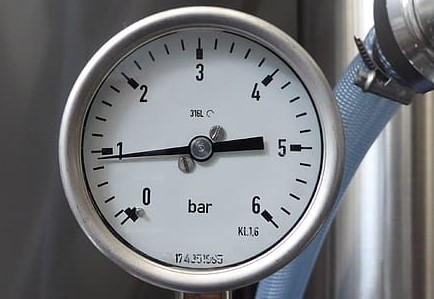
#> input picture gauge-9.jpg, 434 x 299 px
$ python analog_gauge_reader_jnano.py
#> lines starting #> are read from the running program, lines starting #| are printed output that depends on the picture; after the words box and inside, x2 and y2 are one past the last pixel; in counts of white or black regions, pixels touching at a corner belong together; long printed decimals are rounded
from datetime import datetime
import pymssql


import cv2
import numpy as np


def avg_circles(circles, b):
    avg_x=0
    avg_y=0
    avg_r=0
    for i in range(b):
        avg_x = avg_x + circles[0][i][0]
        avg_y = avg_y + circles[0][i][1]
        avg_r = avg_r + circles[0][i][2]
    avg_x = int(avg_x/(b))
    avg_y = int(avg_y/(b))
    avg_r = int(avg_r/(b))
    return avg_x, avg_y, avg_r

#function to average out detected circles

def dist_2_pts(x1, y1, x2, y2):
    return np.sqrt((x2 - x1)**2 + (y2 - y1)**2)

def calibrate_gauge(gauge_number, file_type):


    img = cv2.imread('gauge-%s.%s' %(gauge_number, file_type))
    height, width = img.shape[:2]
    gray = cv2.cvtColor(img, cv2.COLOR_BGR2GRAY)  #convert to grayscale

    circles = cv2.HoughCircles(gray, cv2.HOUGH_GRADIENT, 1, 20, np.array([]), 100, 50, int(height*0.35), int(height*0.48))
    # average found circles, found it to be more accurate than trying to tune HoughCircles parameters to get just the right one
    a, b, c = circles.shape
    x,y,r = avg_circles(circles, b)

    #draw center and circle
    cv2.circle(img, (x, y), r, (0, 0, 255), 3, cv2.LINE_AA)  # draw circle
    cv2.circle(img, (x, y), 2, (0, 255, 0), 3, cv2.LINE_AA)  # draw center of circle

    #for testing, output circles on image
    cv2.imwrite('gauge-%s-circles.%s' % (gauge_number, file_type), img)


    #for calibration, plot lines from center going out at every 10 degrees and add marker
    #for i from 0 to 36 (every 10 deg)

    '''
    goes through the motion of a circle and sets x and y values based on the set separation spacing.  Also adds text to each
    line.  These lines and text labels serve as the reference point for the user to enter
    NOTE: by default this approach sets 0/360 to be the +x axis (if the image has a cartesian grid in the middle), the addition
    (i+9) in the text offset rotates the labels by 90 degrees so 0/360 is at the bottom (-y in cartesian).  So this assumes the
    gauge is aligned in the image, but it can be adjusted by changing the value of 9 to something else.
    '''
    separation = 10.0 #in degrees
    interval = int(360 / separation)
    p1 = np.zeros((interval,2))  #set empty arrays
    p2 = np.zeros((interval,2))
    p_text = np.zeros((interval,2))
    for i in range(0,interval):
        for j in range(0,2):
            if (j%2==0):
                p1[i][j] = x + 0.9 * r * np.cos(separation * i * 3.14 / 180) #point for lines
            else:
                p1[i][j] = y + 0.9 * r * np.sin(separation * i * 3.14 / 180)
    text_offset_x = 10
    text_offset_y = 5
    for i in range(0, interval):
        for j in range(0, 2):
            if (j % 2 == 0):
                p2[i][j] = x + r * np.cos(separation * i * 3.14 / 180)
                p_text[i][j] = x - text_offset_x + 1.2 * r * np.cos((separation) * (i+9) * 3.14 / 180) #point for text labels, i+9 rotates the labels by 90 degrees
            else:
                p2[i][j] = y + r * np.sin(separation * i * 3.14 / 180)
                p_text[i][j] = y + text_offset_y + 1.2* r * np.sin((separation) * (i+9) * 3.14 / 180)  # point for text labels, i+9 rotates the labels by 90 degrees

    #add the lines and labels to the image
    for i in range(0,interval):
        cv2.line(img, (int(p1[i][0]), int(p1[i][1])), (int(p2[i][0]), int(p2[i][1])),(0, 255, 0), 2)
        cv2.putText(img, '%s' %(int(i*separation)), (int(p_text[i][0]), int(p_text[i][1])), cv2.FONT_HERSHEY_SIMPLEX, 0.3,(0,0,0),1,cv2.LINE_AA)

    cv2.imwrite('gauge-%s-calibration.%s' % (gauge_number, file_type), img)

    #get user input on min, max, values, and units
    print ('gauge number: %s' %gauge_number)
    # [7 lines of commented-out code are left out]
    min_angle = 46
    max_angle = 315
    min_value = 0
    max_value = 6
    units = "PSI"

    return min_angle, max_angle, min_value, max_value, units, x, y, r

def get_current_value(img, min_angle, max_angle, min_value, max_value, x, y, r, gauge_number, file_type):


    gray2 = cv2.cvtColor(img, cv2.COLOR_BGR2GRAY)

    # Set threshold and maxValue
    thresh = 102
    maxValue = 255


    # apply thresholding which helps for finding lines
    th, dst2 = cv2.threshold(gray2, thresh, maxValue, cv2.THRESH_BINARY_INV);


    # for testing, show image after thresholding
    cv2.imwrite('gauge-%s-tempdst2.%s' % (gauge_number, file_type), dst2)

    # find lines
    minLineLength = 10
    maxLineGap = 0

    lines = cv2.HoughLinesP(image=dst2, rho=3, theta=np.pi / 180, threshold=100,minLineLength=minLineLength, maxLineGap=maxLineGap)  # rho is set to 3 to detect more lines, easier to get more then filter them out later

    # [7 lines of commented-out code are left out]
    final_line_list = []
    #print "radius: %s" %r

    diff1LowerBound = 0.15 #diff1LowerBound and diff1UpperBound determine how close the line should be from the center
    diff1UpperBound = 0.25
    diff2LowerBound = 0.5 #diff2LowerBound and diff2UpperBound determine how close the other point of the line should be to the outside of the gauge
    diff2UpperBound = 1.0
    for i in range(0, len(lines)):
        for x1, y1, x2, y2 in lines[i]:
            diff1 = dist_2_pts(x, y, x1, y1)  # x, y is center of circle
            diff2 = dist_2_pts(x, y, x2, y2)  # x, y is center of circle
            #set diff1 to be the smaller (closest to the center) of the two), makes the math easier
            if (diff1 > diff2):
                temp = diff1
                diff1 = diff2
                diff2 = temp
            # check if line is within an acceptable range
            if (((diff1<diff1UpperBound*r) and (diff1>diff1LowerBound*r) and (diff2<diff2UpperBound*r)) and (diff2>diff2LowerBound*r)):
                line_length = dist_2_pts(x1, y1, x2, y2)
                # add to final list
                final_line_list.append([x1, y1, x2, y2])


    # assumes the first line is the best one
    x1 = final_line_list[0][0]
    y1 = final_line_list[0][1]
    x2 = final_line_list[0][2]
    y2 = final_line_list[0][3]
    cv2.line(img, (x1, y1), (x2, y2), (0, 255, 0), 2)

    #for testing purposes, show the line overlayed on the original image
    #cv2.imwrite('gauge-1-test.jpg', img)
    cv2.imwrite('gauge-%s-lines-2.%s' % (gauge_number, file_type), img)

    #find the farthest point from the center to be what is used to determine the angle
    dist_pt_0 = dist_2_pts(x, y, x1, y1)
    dist_pt_1 = dist_2_pts(x, y, x2, y2)
    if (dist_pt_0 > dist_pt_1):
        x_angle = x1 - x
        y_angle = y - y1
    else:
        x_angle = x2 - x
        y_angle = y - y2
    # take the arc tan of y/x to find the angle
    res = np.arctan(np.divide(float(y_angle), float(x_angle)))
    #np.rad2deg(res) #coverts to degrees

    res = np.rad2deg(res)
    if x_angle > 0 and y_angle > 0:  #in quadrant I
        final_angle = 270 - res
    if x_angle < 0 and y_angle > 0:  #in quadrant II
        final_angle = 90 - res
    if x_angle < 0 and y_angle < 0:  #in quadrant III
        final_angle = 90 - res
    if x_angle > 0 and y_angle < 0:  #in quadrant IV
        final_angle = 270 - res

    #print final_angle

    old_min = float(min_angle)
    old_max = float(max_angle)

    new_min = float(min_value)
    new_max = float(max_value)

    old_value = final_angle

    old_range = (old_max - old_min)
    new_range = (new_max - new_min)
    new_value = (((old_value - old_min) * new_range) / old_range) + new_min

    return new_value

def main():

    server = 'mxsxn.database.windows.net'
    database = 'c300-pipeline'
    username = 'mxsxn@mxsxn.database.windows.net'
    password = '@c300team3'


    gauge_number = 9 #gauge number 9
    file_type='jpg'

    min_angle, max_angle, min_value, max_value, units, x, y, r = calibrate_gauge(gauge_number, file_type)
#> in calibrate_gauge, img is the input picture: shape (299, 434, 3); mean B, G, R 124.9, 121.6, 119.6
#> in calibrate_gauge, `gray = cv2.cvtColor(img, cv2.COLOR_BGR2GRAY)`:
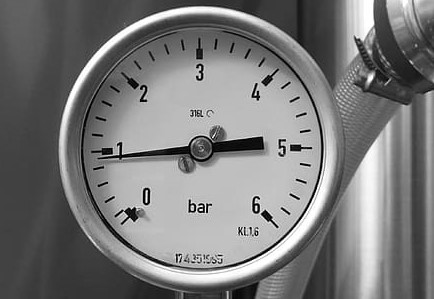
#> gray: shape (299, 434); min 0, max 255, mean 121.4
#> in calibrate_gauge, `circles = cv2.HoughCircles(gray, cv2.HOUGH_GRADIENT, 1, 20, np.array([..`: circles = [[201.5, 147.5, 119.3], [206.5, 167.5, 124.8], [222.5, 151.5, 122.6], [218.5, 131.5, 142.4], [189.5, 131.5, 122.6], [184.5, 161.5, 122.6]]
#> the loop in avg_circles, `for i in range(b):` made 6 passes
#> (avg_x, avg_y, avg_r) on passes 1 to 6: (201.5, 147.5, 119.3), (408, 315, 244.1), (630.5, 466.5, 366.7), (849, 598, 509.1), (1038.5, 729.5, 631.7), (1223, 891, 754.3)
#> after the loop in avg_circles, `for i in range(b):`: avg_r = 754.3; avg_x = 1223; avg_y = 891
#> in avg_circles, `avg_x = int(avg_x/(b))`: avg_x = 203
#> in avg_circles, `avg_y = int(avg_y/(b))`: avg_y = 148
#> in avg_circles, `avg_r = int(avg_r/(b))`: avg_r = 125
#> in calibrate_gauge, `x,y,r = avg_circles(circles, b)`: x = 203; y = 148; r = 125
#> in calibrate_gauge, `cv2.circle(img, (x, y), r, (0, 0, 255), 3, cv2.LINE_AA)`:
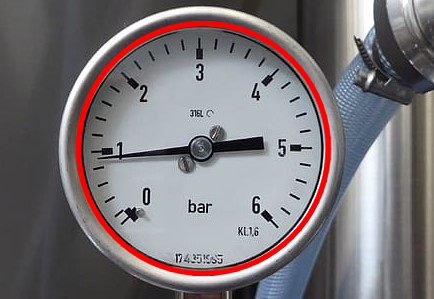
#> img: shape (299, 434, 3); 4.08% of pixels changed, all inside (x1, y1, x2, y2) = (75, 20, 332, 277)
#> in calibrate_gauge, `cv2.circle(img, (x, y), 2, (0, 255, 0), 3, cv2.LINE_AA)`: img: shape (299, 434, 3); 0.06% of pixels changed, all inside (x1, y1, x2, y2) = (198, 144, 209, 153)
#> after the loop in calibrate_gauge, `for i in range(0,interval):`: p1 = 36 pairs, first value 90.5 to 315.5, second value 35.5 to 260.5
#> after the loop in calibrate_gauge, `for i in range(0, interval):`: p2 = 36 pairs, first value 78 to 328, second value 23 to 273; p_text = 36 pairs, first value 43 to 343, second value 3 to 303
#> after the loop in calibrate_gauge, `for i in range(0,interval):`:
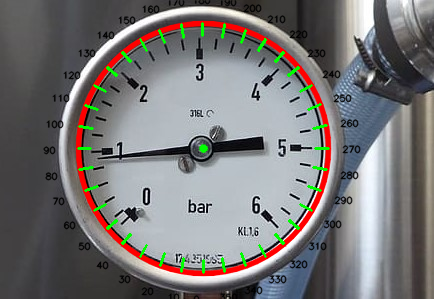
#> img: shape (299, 434, 3); mean B, G, R 118.2, 118.1, 120.5
#> min_angle = 46; max_angle = 315; min_value = 0; max_value = 6; units = 'PSI'; x = 203; y = 148; r = 125


    img = cv2.imread('gauge-%s.%s' % (gauge_number, file_type))
    val = get_current_value(img, min_angle, max_angle, min_value, max_value, x, y, r, gauge_number, file_type)
#> in get_current_value, `th, dst2 = cv2.threshold(gray2, thresh, maxValue, cv2.THRESH_BINARY_IN..`:
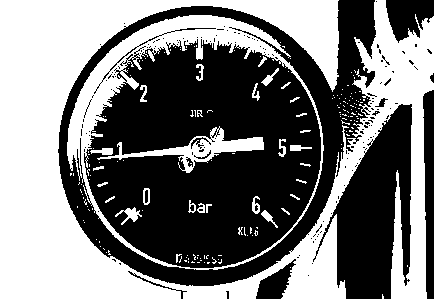
#> dst2: shape (299, 434); 47.1% white; 184 white regions (152 under 20 px), largest, box (x1, y1, x2, y2) and area: (0, 0, 434, 299) 48693, (67, 15, 324, 270) 8700, (97, 126, 264, 173) 1814
#> in get_current_value, `th, dst2 = cv2.threshold(gray2, thresh, maxValue, cv2.THRESH_BINARY_IN..`: th = 102
#> in get_current_value, `lines = cv2.HoughLinesP(image=dst2, rho=3, theta=np.pi / 180, threshol..`: lines = 675 rows, first 6: [0, 21, 123, 28], [364, 64, 432, 74], [0, 2, 140, 19], [164, 34, 248, 34], [373, 42, 397, 42], [375, 35, 393, 34]
#> after the loop in get_current_value, `for i in range(0, len(lines)):`: final_line_list = [[97, 158, 180, 150]]; temp = 154.9
#> in get_current_value, `x1 = final_line_list[0][0]`: x1 = 97
#> in get_current_value, `y1 = final_line_list[0][1]`: y1 = 158
#> in get_current_value, `x2 = final_line_list[0][2]`: x2 = 180
#> in get_current_value, `y2 = final_line_list[0][3]`: y2 = 150
#> in get_current_value, `cv2.line(img, (x1, y1), (x2, y2), (0, 255, 0), 2)`:
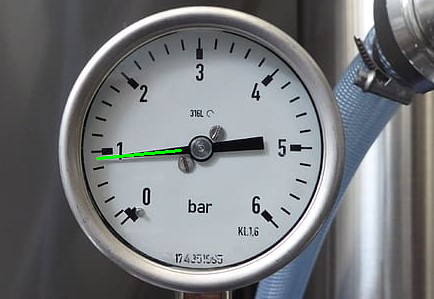
#> img: shape (299, 434, 3); 0.2% of pixels changed, all inside (x1, y1, x2, y2) = (96, 149, 182, 160)
#> in get_current_value, `dist_pt_0 = dist_2_pts(x, y, x1, y1)`: dist_pt_0 = 106.5
#> in get_current_value, `dist_pt_1 = dist_2_pts(x, y, x2, y2)`: dist_pt_1 = 23.09
#> in get_current_value, `x_angle = x1 - x`: x_angle = -106
#> in get_current_value, `y_angle = y - y1`: y_angle = -10
#> in get_current_value, `res = np.arctan(np.divide(float(y_angle), float(x_angle)))`: res = 0.0941
#> in get_current_value, `res = np.rad2deg(res)`: res = 5.39
#> in get_current_value, `final_angle = 90 - res`: final_angle = 84.61
#> in get_current_value, `old_min = float(min_angle)`: old_min = 46
#> in get_current_value, `old_max = float(max_angle)`: old_max = 315
#> in get_current_value, `new_min = float(min_value)`: new_min = 0
#> in get_current_value, `new_max = float(max_value)`: new_max = 6
#> in get_current_value, `old_value = final_angle`: old_value = 84.61
#> in get_current_value, `old_range = (old_max - old_min)`: old_range = 269
#> in get_current_value, `new_range = (new_max - new_min)`: new_range = 6
#> in get_current_value, `new_value = (((old_value - old_min) * new_range) / old_range) + new_min`: new_value = 0.861
#> val = 0.861
    print ("Current reading: %s %s" %(val, units))
#| Current reading: 0.8612 PSI

    conn = pymssql.connect(server, username, password, database)
    cursor = conn.cursor()
    now = datetime.now()
    dt_string = now.strftime("%Y-%m-%d %H:%M:%S")
    cursor.executemany(
    'INSERT INTO Measurement ("DateTime",Reading,UserID,MeterID) VALUES (%s,%s,2,1)',
    [(dt_string,val),
    ])

    conn.commit()

    cursor.execute('SELECT * FROM Measurement')

    for row in cursor:
           print(row)
    conn.close()

if __name__=='__main__':
    main()
#> (the call stopped at in main, `conn = pymssql.connect(server, username, password, database)`: pymssql is not available in this run)
